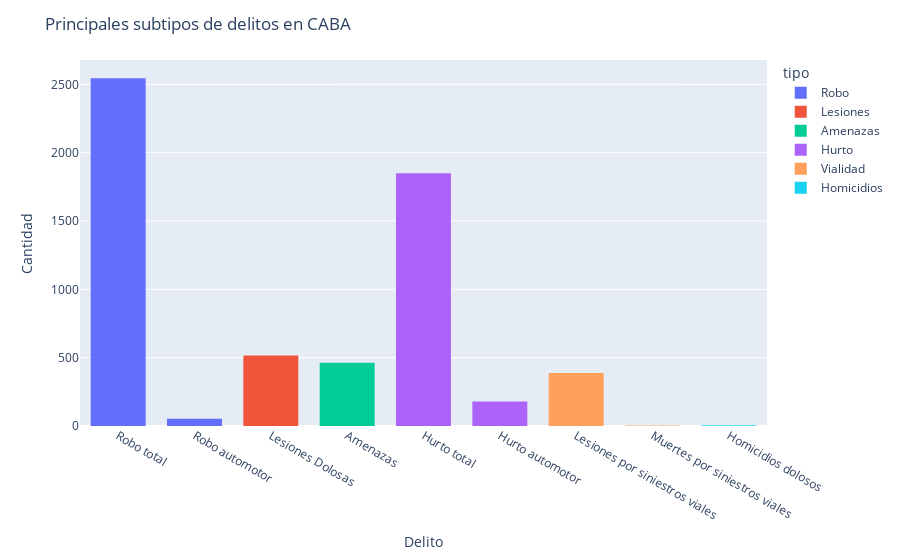

The notebook cell saved with this chart:
### Code cell
histogram(df,"subtipo","tipo",'Principales subtipos de delitos en CABA','Delito','Cantidad')

### Figure 1 — Plotly figure (JSON) as saved in the notebook; plotly's stock layout.template omitted (floating-point values rounded to 4 significant figures; data arrays with more than 128 entries replaced by an {"elided": "..."} marker saying what was removed)
{"data": [{"alignmentgroup": "True", "bingroup": "x", "hovertemplate": "tipo=Robo<br>subtipo=%{x}<br>count=%{y}<extra></extra>", "legendgroup": "Robo", "marker": {"color": "#636efa", "pattern": {"shape": ""}}, "name": "Robo", "offsetgroup": "Robo", "orientation": "v", "showlegend": true, "type": "histogram", "x": {"elided": "2597 str values"}, "xaxis": "x", "yaxis": "y"}, {"alignmentgroup": "True", "bingroup": "x", "hovertemplate": "tipo=Lesiones<br>subtipo=%{x}<br>count=%{y}<extra></extra>", "legendgroup": "Lesiones", "marker": {"color": "#EF553B", "pattern": {"shape": ""}}, "name": "Lesiones", "offsetgroup": "Lesiones", "orientation": "v", "showlegend": true, "type": "histogram", "x": {"elided": "515 str values"}, "xaxis": "x", "yaxis": "y"}, {"alignmentgroup": "True", "bingroup": "x", "hovertemplate": "tipo=Amenazas<br>subtipo=%{x}<br>count=%{y}<extra></extra>", "legendgroup": "Amenazas", "marker": {"color": "#00cc96", "pattern": {"shape": ""}}, "name": "Amenazas", "offsetgroup": "Amenazas", "orientation": "v", "showlegend": true, "type": "histogram", "x": {"elided": "463 str values"}, "xaxis": "x", "yaxis": "y"}, {"alignmentgroup": "True", "bingroup": "x", "hovertemplate": "tipo=Hurto<br>subtipo=%{x}<br>count=%{y}<extra></extra>", "legendgroup": "Hurto", "marker": {"color": "#ab63fa", "pattern": {"shape": ""}}, "name": "Hurto", "offsetgroup": "Hurto", "orientation": "v", "showlegend": true, "type": "histogram", "x": {"elided": "2030 str values"}, "xaxis": "x", "yaxis": "y"}, {"alignmentgroup": "True", "bingroup": "x", "hovertemplate": "tipo=Vialidad<br>subtipo=%{x}<br>count=%{y}<extra></extra>", "legendgroup": "Vialidad", "marker": {"color": "#FFA15A", "pattern": {"shape": ""}}, "name": "Vialidad", "offsetgroup": "Vialidad", "orientation": "v", "showlegend": true, "type": "histogram", "x": {"elided": "390 str values"}, "xaxis": "x", "yaxis": "y"}, {"alignmentgroup": "True", "bingroup": "x", "hovertemplate": "tipo=Homicidios<br>subtipo=%{x}<br>count=%{y}<extra></extra>", "legendgroup": "Homicidios", "marker": {"color": "#19d3f3", "pattern": {"shape": ""}}, "name": "Homicidios", "offsetgroup": "Homicidios", "orientation": "v", "showlegend": true, "type": "histogram", "x": ["Homicidios dolosos", "Homicidios dolosos", "Homicidios dolosos", "Homicidios dolosos", "Homicidios dolosos"], "xaxis": "x", "yaxis": "y"}], "layout": {"bargap": 0.2, "bargroupgap": 0.1, "barmode": "relative", "legend": {"title": {"text": "tipo"}, "tracegroupgap": 0}, "margin": {"t": 60}, "title": {"text": "Principales subtipos de delitos en CABA"}, "xaxis": {"anchor": "y", "domain": [0, 1], "title": {"text": "Delito"}}, "yaxis": {"anchor": "x", "domain": [0, 1], "title": {"text": "Cantidad"}}}}
